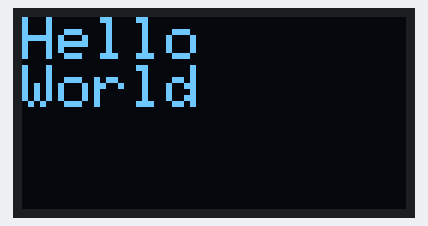
A sketch run on a simulated ESP32. Shown: 128×64 one-colour display.

Above: at 0.1 s.

The sketch:

screen_test.ino
```cpp
#include <Wire.h>
#include <Adafruit_GFX.h>
#include <Adafruit_SSD1306.h>

#define SCREEN_WIDTH 128
#define SCREEN_HEIGHT 64

Adafruit_SSD1306 display(SCREEN_WIDTH, SCREEN_HEIGHT, &Wire, -1);

void setup() {
  Serial.begin(115200);

  Wire.begin(18, 19);  // SDA = 18, SCL = 19

  if (!display.begin(SSD1306_SWITCHCAPVCC, 0x3C)) {
    Serial.println("OLED failed");
    while (true);
  }

  display.clearDisplay();

  display.setTextSize(2);     // text size
  display.setTextColor(WHITE);

  display.setCursor(0, 0);
  display.println("Hello");
  display.println("World");

  display.display();
}

void loop() {
}
```
